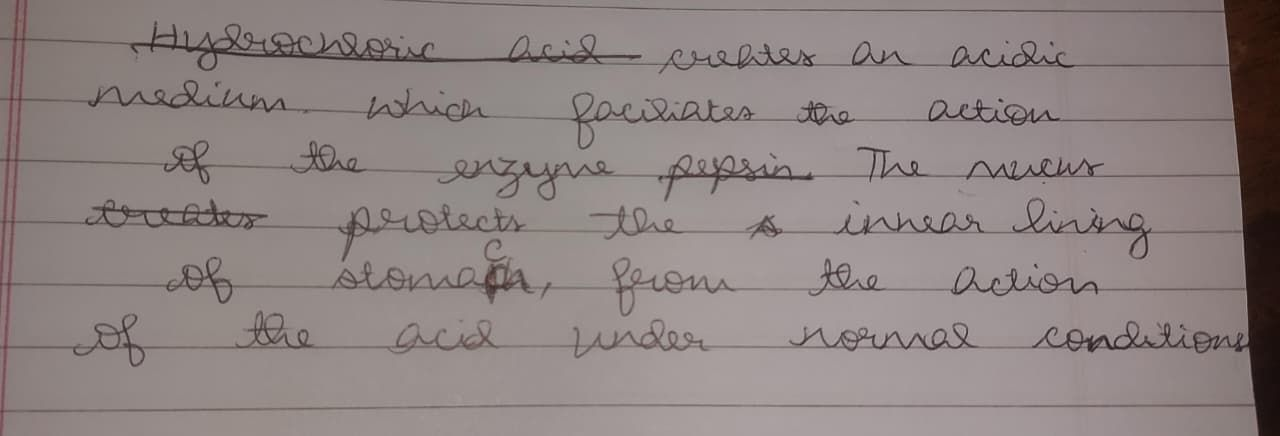
#> input picture test-images/WhatsApp Image 2025-08-25 at 14.31.34_8d482b42.jpg, 1280 x 436 px
$ python lines_rule_based.py '../../test-images/WhatsApp Image 2025-08-25 at 14.31.34_8d482b42.jpg'
#> lines starting #> are read from the running program, lines starting #| are printed output that depends on the picture; after the words box and inside, x2 and y2 are one past the last pixel; in counts of white or black regions, pixels touching at a corner belong together
#!/usr/bin/env python3
import argparse
from pathlib import Path
import cv2
import numpy as np
from PIL import Image


# --------------------- helpers ---------------------
def load_gray(path: Path) -> np.ndarray:
    img = cv2.imread(str(path), cv2.IMREAD_GRAYSCALE)
    if img is None:
        raise RuntimeError(f"Cannot read image: {path}")
    return img


# [4 lines left out: function rotate_image_keep_size, not called in this run]


def page_deskew_by_rules(gray: np.ndarray, debug: dict | None = None) -> tuple[np.ndarray, float]:
    """
    Estimate skew from long horizontal lines using Hough, rotate to deskew.
    Returns (deskewed, angle_deg_applied).
    """
    # Light equalization improves line contrast
    eq = cv2.equalizeHist(gray)
    # Edge detection for lines
    edges = cv2.Canny(eq, 50, 150)

    # Prob. Hough lines (favor long horizontals)
    lines = cv2.HoughLinesP(
        edges, rho=1, theta=np.pi/180, threshold=120,
        minLineLength=int(0.5 * gray.shape[1]), maxLineGap=10
    )

    if lines is None or len(lines) == 0:
        if debug is not None: debug["edges"] = edges
        return gray, 0.0

    # compute angles (deg) of near-horizontal segments
    angs = []
    for x1, y1, x2, y2 in lines[:, 0, :]:
        dx, dy = x2 - x1, y2 - y1
        if dx == 0:
            continue
        angle = np.degrees(np.arctan2(dy, dx))
        # prefer near-horizontal lines
        if abs(angle) <= 20:
            angs.append(angle)

    if not angs:
        if debug is not None: debug["edges"] = edges
        return gray, 0.0

    # robust central angle (median)
    angle_med = float(np.median(angs))
    rotated = rotate_image_keep_size(gray, -angle_med)
    if debug is not None:
        debug["edges"] = edges
        debug["angle"] = angle_med
    return rotated, -angle_med


def extract_horizontal_rule_mask(gray: np.ndarray, kernel_w: int = 45) -> np.ndarray:
    """
    Create a mask of horizontal ruling lines using morphology.
    Returns a binary mask (255 = horizontal line pixels).
    """
    # Light denoise + contrast
    den = cv2.fastNlMeansDenoising(gray, h=8)
    clahe = cv2.createCLAHE(clipLimit=2.0, tileGridSize=(8, 8))
    den = clahe.apply(den)

    # Binary (text/lines dark) → invert for morphology
    thr = cv2.adaptiveThreshold(
        den, 255, cv2.ADAPTIVE_THRESH_MEAN_C, cv2.THRESH_BINARY_INV, 35, 15
    )
    # Emphasize long horizontal structures
    horiz_kernel = cv2.getStructuringElement(cv2.MORPH_RECT, (kernel_w, 1))
    lines = cv2.morphologyEx(thr, cv2.MORPH_OPEN, horiz_kernel)
    # Optional thinning/closing keeps lines continuous
    lines = cv2.morphologyEx(lines, cv2.MORPH_CLOSE, np.ones((1, 3), np.uint8))

    return lines  # white=255 on black


def pick_rule_rows(line_mask: np.ndarray, min_gap: int = 24, min_strength: float = 0.25) -> list[int]:
    """
    Pick y-rows that correspond to ruling lines using a vertical projection.
    - min_gap: minimum pixels between two detected rules (tune per DPI).
    - min_strength: peak height fraction vs max peak (0–1).
    """
    profile = line_mask.sum(axis=1).astype(np.float32)
    if profile.max() <= 0:
        return []

    # Normalize and threshold relative to max peak
    prof_norm = profile / (profile.max() + 1e-6)
    ys = []
    i = 1
    H = len(prof_norm)

    while i < H - 1:
        # local peak
        if prof_norm[i] > prof_norm[i - 1] and prof_norm[i] >= prof_norm[i + 1] and prof_norm[i] >= min_strength:
            # refine peak center in a small neighborhood
            start = max(0, i - 2)
            end = min(H, i + 3)
            local = prof_norm[start:end]
            peak = start + int(np.argmax(local))
            if not ys or (peak - ys[-1]) >= min_gap:
                ys.append(peak)
            i = peak + min_gap  # skip ahead by min_gap
        else:
            i += 1

    return ys


def build_bands_from_rules(ys: list[int], height: int, pad_top: int = 4, pad_bot: int = 4) -> list[tuple[int, int]]:
    """
    Convert ruling y-positions to [y0,y1] bands. Uses midpoints between rules.
    Adds top/bottom virtual bounds.
    """
    if not ys:
        return []

    ys = sorted(ys)
    # build boundaries: midpoints between successive rules
    bounds = [0]
    for a, b in zip(ys[:-1], ys[1:]):
        bounds.append((a + b) // 2)
    bounds.append(height)

    bands = []
    for i in range(len(bounds) - 1):
        y0 = max(0, bounds[i] - pad_top)
        y1 = min(height, bounds[i + 1] + pad_bot)
        if y1 - y0 >= 10:  # ignore tiny bands
            bands.append((y0, y1))
    return bands


def text_ink_mask(gray: np.ndarray) -> np.ndarray:
    """Binary mask of ink-like pixels (white=ink)."""
    thr = cv2.adaptiveThreshold(
        gray, 255, cv2.ADAPTIVE_THRESH_GAUSSIAN_C, cv2.THRESH_BINARY_INV, 31, 11
    )
    # remove small specks
    thr = cv2.morphologyEx(thr, cv2.MORPH_OPEN, np.ones((2, 2), np.uint8))
    return thr


def crop_by_ruling(img_path: Path, out_dir: Path,
                   deskew: bool = True,
                   kernel_w: int = 45,
                   min_gap: int = 24,
                   min_strength: float = 0.25,
                   skip_blank_ratio: float = 0.01):
    """
    Full pipeline:
      - optional deskew
      - detect horizontal ruling
      - banding between rules
      - save crops (from ORIGINAL image)
      - skip bands with low ink
    """
    out_dir.mkdir(parents=True, exist_ok=True)

    # Load original color for final crops
    orig_color = Image.open(img_path).convert("RGB")
    gray = load_gray(img_path)

    debug = {}
    if deskew:
        gray, angle_applied = page_deskew_by_rules(gray, debug)
    else:
        angle_applied = 0.0

    # Horizontal-line mask (rules)
    rule_mask = extract_horizontal_rule_mask(gray, kernel_w=kernel_w)
    rule_rows = pick_rule_rows(rule_mask, min_gap=min_gap, min_strength=min_strength)
    bands = build_bands_from_rules(rule_rows, height=gray.shape[0])

    # Ink mask (for blank filtering)
    ink = text_ink_mask(gray)

    saved = 0
    for idx, (y0, y1) in enumerate(bands, 1):
        band_h = y1 - y0
        # Require some ink pixels
        ink_count = int(ink[y0:y1, :].sum() / 255)
        if band_h > 0 and ink_count / (band_h * gray.shape[1]) >= skip_blank_ratio:
            crop = orig_color.crop((0, y0, orig_color.width, y1))
            crop.save(out_dir / f"line_{idx:03d}.png")
            saved += 1

    # Debug images (optional, uncomment to save)
    # cv2.imwrite(str(out_dir / "DEBUG_rule_mask.png"), rule_mask)
    # if "edges" in debug: cv2.imwrite(str(out_dir / "DEBUG_edges.png"), debug["edges"])

    print(f"[✓] {img_path.name}: saved {saved} crops → {out_dir} (deskew {angle_applied:.2f}°)")


# --------------------- CLI ---------------------
def gather_images(path: Path):
    if path.is_dir():
        exts = {".png", ".jpg", ".jpeg", ".tif", ".tiff", ".bmp", ".webp"}
        return sorted([p for p in path.rglob("*") if p.suffix.lower() in exts])
    if path.is_file():
        return [path]
    return []


def main():
    ap = argparse.ArgumentParser(
        description="Crop full notebook lines by detecting horizontal ruling."
    )
    ap.add_argument("input", help="Image file or directory")
    ap.add_argument("-o", "--out", default="rule_out", help="Output root folder")
    ap.add_argument("--no-deskew", action="store_true", help="Disable deskew (default: enabled)")
    ap.add_argument("--kernel", type=int, default=45, help="Horizontal kernel width for rule enhancement (default 45)")
    ap.add_argument("--min-gap", type=int, default=24, help="Minimum pixel gap between detected rules (default 24)")
    ap.add_argument("--min-strength", type=float, default=0.25, help="Peak strength threshold 0-1 (default 0.25)")
    ap.add_argument("--skip-blank", type=float, default=0.01, help="Min ink ratio to keep a band (default 0.01)")
    args = ap.parse_args()

    inp = Path(args.input).expanduser().resolve()
    out_root = Path(args.out).expanduser().resolve()

    images = gather_images(inp)
    if not images:
        print("No images found.")
        return

    for img in images:
        page_out = out_root / img.stem
        crop_by_ruling(
            img_path=img,
            out_dir=page_out,
            deskew=not args.no_deskew,
            kernel_w=args.kernel,
            min_gap=args.min_gap,
            min_strength=args.min_strength,
            skip_blank_ratio=args.skip_blank,
        )
#> in crop_by_ruling, orig_color is the input picture: PIL image 1280x436 RGB; mean R, G, B 141.7, 130.9, 129.8
#> in page_deskew_by_rules, `eq = cv2.equalizeHist(gray)`:
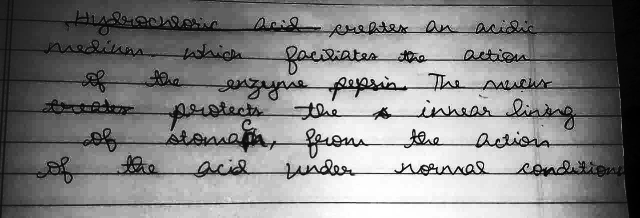
#> eq: shape (436, 1280) (shown at 1/2 size); min 0, max 255, mean 130.3
#> in page_deskew_by_rules, `edges = cv2.Canny(eq, 50, 150)`:
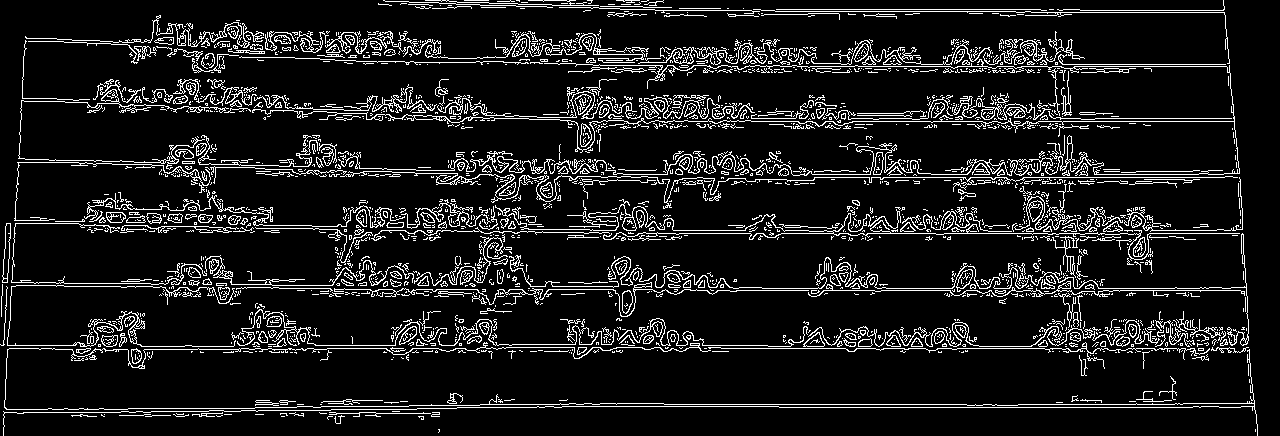
#> edges: shape (436, 1280); 10.4% white in thin lines or dots
#> in page_deskew_by_rules, `lines = cv2.HoughLinesP( edges, rho=1, theta=np.pi/180, threshold=120,..`: lines = None
#> in crop_by_ruling, `gray, angle_applied = page_deskew_by_rules(gray, debug)`: angle_applied = 0
#> in extract_horizontal_rule_mask, `den = clahe.apply(den)`:
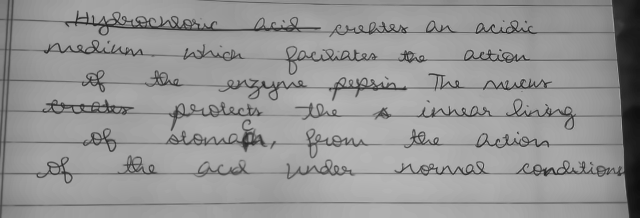
#> den: shape (436, 1280) (shown at 1/2 size); min 13, max 201, mean 148.5
#> in extract_horizontal_rule_mask, `lines = cv2.morphologyEx(thr, cv2.MORPH_OPEN, horiz_kernel)`:
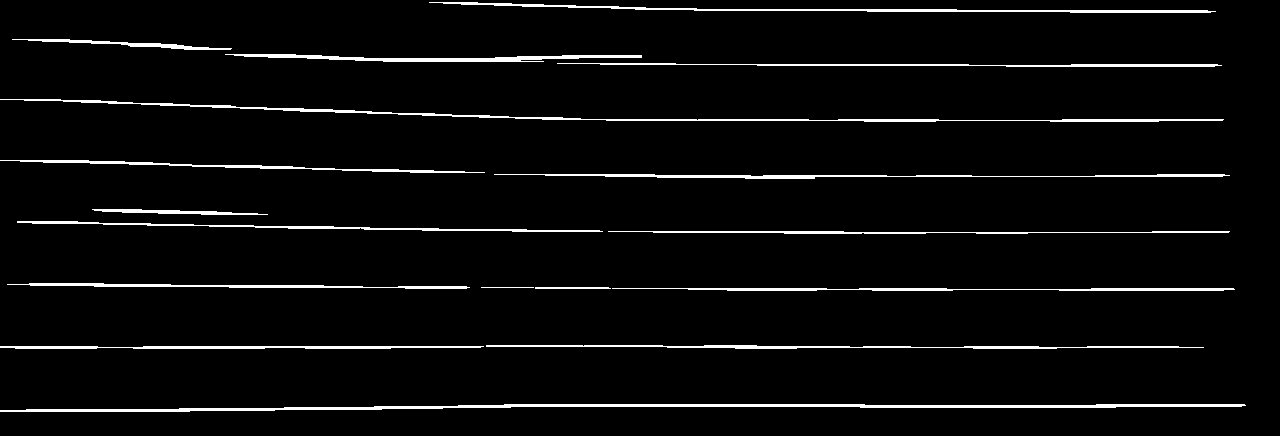
#> lines: shape (436, 1280); 4.1% white; 17 white regions, largest, box (x1, y1, x2, y2) and area: (0, 404, 1246, 412) 3734, (0, 99, 1224, 122) 2588, (429, 2, 1216, 13) 1870
#> in pick_rule_rows, `profile = line_mask.sum(axis=1).astype(np.float32)`: profile = 436 values, max 260100 at index 346, min 0 at index 0, mean 13288.7
#> in pick_rule_rows, `prof_norm = profile / (profile.max() + 1e-6)`: prof_norm = 436 values, max 1 at index 346, min 0 at index 0, mean 0.0511
#> in pick_rule_rows, `H = len(prof_norm)`: H = 436
#> the loop in pick_rule_rows, `while i < H - 1:` made 250 passes
#> (start, end, local, peak, i) on passes 10, 35, 74: (8, 13, [0.0843, 0.316, 0.504, 0.342, 0.138], 10, 34), (56, 61, [0.216, 0.238, 0.267, 0.209, 0.163], 58, 82), (118, 123, [0.0647, 0.52, 0.605, 0.177, 0], 120, 144)
#> after the loop in pick_rule_rows, `while i < H - 1:`: end = 409; i = 435; local = [0.5, 0.773, 0.851, 0.474, 0.259]; peak = 406; start = 404; ys = [10, 58, 120, 176, 232, 288, 346, 406]
#> the loop in build_bands_from_rules, `for a, b in zip(ys[:-1], ys[1:]):` made 7 passes
#> (a, b) on passes 1 to 7: (10, 58), (58, 120), (120, 176), (176, 232), (232, 288), (288, 346), (346, 406)
#> after the loop in build_bands_from_rules, `for a, b in zip(ys[:-1], ys[1:]):`: bounds = [0, 34, 89, 148, 204, 260, 317, 376]
#> the loop in build_bands_from_rules, `for i in range(len(bounds) - 1):` made 8 passes
#> (y0, y1) on passes 1 to 8: (0, 38), (30, 93), (85, 152), (144, 208), (200, 264), (256, 321), (313, 380), (372, 436)
#> after the loop in build_bands_from_rules, `for i in range(len(bounds) - 1):`: bands = [(0, 38), (30, 93), (85, 152), (144, 208), (200, 264), (256, 321), (313, 380), (372, 436)]
#> in text_ink_mask, `thr = cv2.morphologyEx(thr, cv2.MORPH_OPEN, np.ones((2, 2), np.uint8))`:
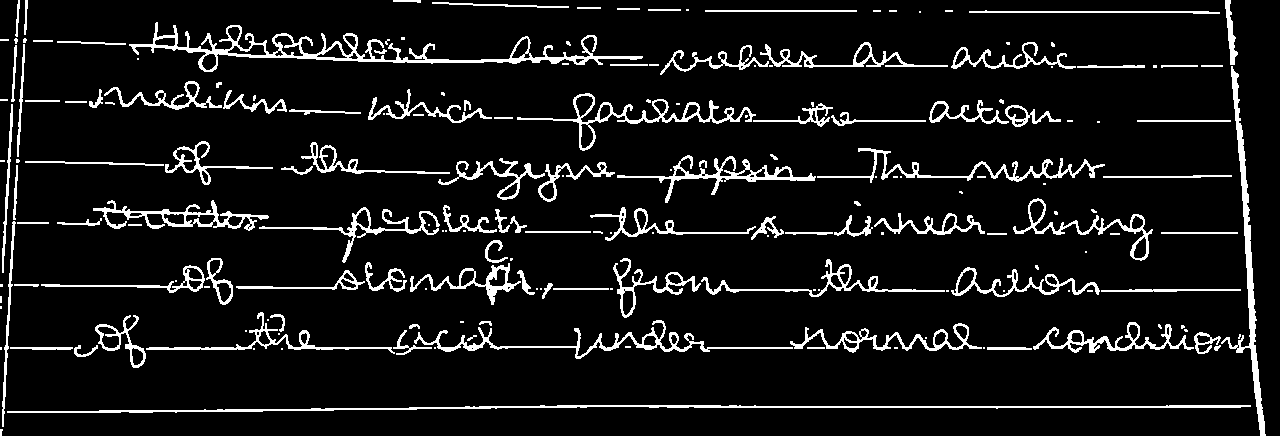
#> thr: shape (436, 1280); 8.6% white; 193 white regions (85 under 20 px), largest, box (x1, y1, x2, y2) and area: (129, 22, 643, 72) 3929, (7, 405, 1251, 413) 2809, (1221, 66, 1266, 436) 2311
#> the loop in crop_by_ruling, `for idx, (y0, y1) in enumerate(bands, 1):` made 8 passes
#> (y0, y1, band_h, ink_count) on passes 1 to 8: (0, 38, 38, 2194), (30, 93, 63, 7710), (85, 152, 67, 6652), (144, 208, 64, 7242), (200, 264, 64, 7779), (256, 321, 65, 7196), (313, 380, 67, 7676), (372, 436, 64, 3343)
#> pass 3, in crop_by_ruling, `crop = orig_color.crop((0, y0, orig_color.width, y1))`:
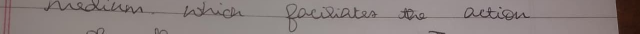
#> crop: PIL image 1280x67 RGB (shown at 1/2 size); mean R, G, B 138.1, 127.6, 126.3
#> after the loop in crop_by_ruling, `for idx, (y0, y1) in enumerate(bands, 1):`:
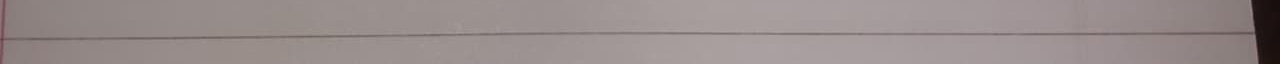
#> crop: PIL image 1280x64 RGB; mean R, G, B 152.3, 141.5, 140.7
#> after the loop in crop_by_ruling, `for idx, (y0, y1) in enumerate(bands, 1):`: saved = 8
#| [✓] WhatsApp Image 2025-08-25 at 14.31.34_8d482b42.jpg: saved 8 crops → src/segmentation/rule_out/WhatsApp Image 2025-08-25 at 14.31.34_8d482b42 (deskew 0.00°)

    print(f"All done. Outputs in: {out_root}")


if __name__ == "__main__":
    main()

$ run again, on test-images/WhatsApp Image 2025-08-25 at 14.31.57_be25f4c9.jpg
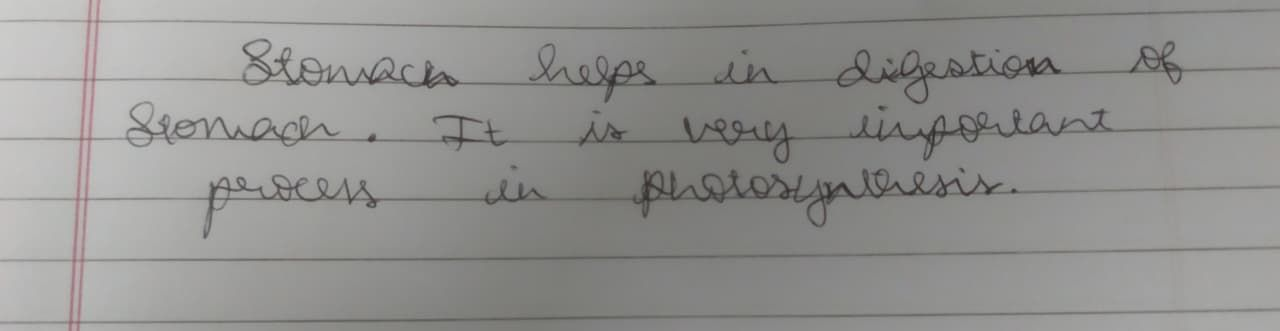
#> input picture test-images/WhatsApp Image 2025-08-25 at 14.31.57_be25f4c9.jpg, 1280 x 331 px
#> in crop_by_ruling, orig_color is the input picture: PIL image 1280x331 RGB; mean R, G, B 145.6, 145.2, 143.1
#> in page_deskew_by_rules, `edges = cv2.Canny(eq, 50, 150)`:
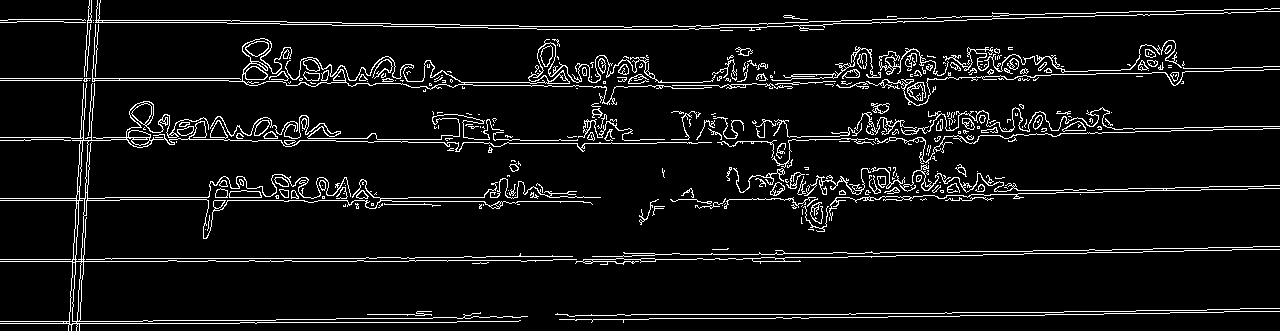
#> edges: shape (331, 1280); 6.7% white in thin lines or dots
#> in page_deskew_by_rules, `lines = cv2.HoughLinesP( edges, rho=1, theta=np.pi/180, threshold=120,..`: lines = None
#> angle_applied = 0
#> profile = 331 values, max 159630 at index 199, min 0 at index 0, mean 18135.8
#> prof_norm = 331 values, max 1 at index 199, min 0 at index 0, mean 0.114
#> H = 331
#> the loop in pick_rule_rows, `while i < H - 1:` made 199 passes
#> (start, end, local, peak, i) on passes 21, 47, 83: (19, 24, [0.275, 0.569, 0.629, 0.607, 0.377], 21, 45), (68, 73, [0.137, 0.185, 0.272, 0.227, 0.153], 70, 94), (127, 132, [0.158, 0.23, 0.286, 0.251, 0.249], 129, 153)
#> after the loop in pick_rule_rows, `while i < H - 1:`: end = 319; i = 340; local = [0.548, 0.585, 0.636, 0.562, 0.409]; peak = 316; start = 314; ys = [21, 70, 129, 189, 252, 316]
#> the loop in build_bands_from_rules, `for a, b in zip(ys[:-1], ys[1:]):` made 5 passes
#> (a, b) on passes 1 to 5: (21, 70), (70, 129), (129, 189), (189, 252), (252, 316)
#> after the loop in build_bands_from_rules, `for a, b in zip(ys[:-1], ys[1:]):`: bounds = [0, 45, 99, 159, 220, 284]
#> the loop in build_bands_from_rules, `for i in range(len(bounds) - 1):` made 6 passes
#> (y0, y1) on passes 1 to 6: (0, 49), (41, 103), (95, 163), (155, 224), (216, 288), (280, 331)
#> after the loop in build_bands_from_rules, `for i in range(len(bounds) - 1):`: bands = [(0, 49), (41, 103), (95, 163), (155, 224), (216, 288), (280, 331)]
#> the loop in crop_by_ruling, `for idx, (y0, y1) in enumerate(bands, 1):` made 6 passes
#> (y0, y1, band_h, ink_count) on passes 1 to 6: (0, 49, 49, 3299), (41, 103, 62, 8026), (95, 163, 68, 7727), (155, 224, 69, 7085), (216, 288, 72, 3631), (280, 331, 51, 3375)
#> after the loop in crop_by_ruling, `for idx, (y0, y1) in enumerate(bands, 1):`:
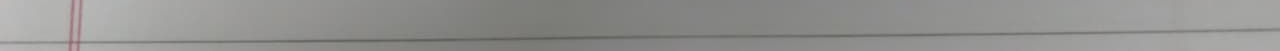
#> crop: PIL image 1280x51 RGB; mean R, G, B 145.9, 145.7, 143.6
#> after the loop in crop_by_ruling, `for idx, (y0, y1) in enumerate(bands, 1):`: saved = 6
#| [✓] WhatsApp Image 2025-08-25 at 14.31.57_be25f4c9.jpg: saved 6 crops → src/segmentation/rule_out/WhatsApp Image 2025-08-25 at 14.31.57_be25f4c9 (deskew 0.00°)
